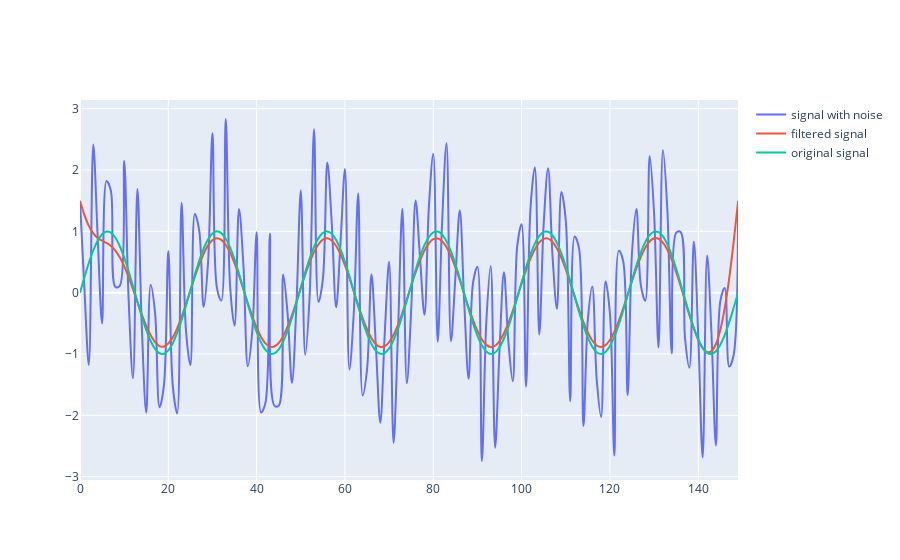

This figure's notebook cell:
### Markdown cell above
Filter Bonus

### Code cell
import numpy as np
from scipy.signal import butter,filtfilt
import plotly.graph_objects as go

# Filter requirements.
T = 5.0         # Sample Period
fs = 30.0       # sample rate, Hz
cutoff = 2      # desired cutoff frequency of the filter, Hz ,      slightly higher than actual 1.2 Hz
nyq = 0.5 * fs  # Nyquist Frequency
order = 2       # sin wave can be approx represented as quadratic
n = int(T * fs) # total number of samples

# sin wave
t = np.linspace(0.0, 5.0, num= 150) # 150 samples evenly spaced
sig = np.sin(1.2*2*np.pi*t)

# Lets add some noise
noise = 1.5*np.cos(9*2*np.pi*t) + 0.5*np.sin(12.0*2*np.pi*t)
data = sig + noise

def butter_lowpass_filter(data, cutoff, fs, order):
    normal_cutoff = cutoff / nyq
    # Get the filter coefficients 
    b, a = butter(order, normal_cutoff, btype='low', analog=False)
    y = filtfilt(b, a, data)
    return y
    # Filter the data, and plot both the original and filtered signals.
y = butter_lowpass_filter(data, cutoff, fs, order)
fig = go.Figure()
fig.add_trace(go.Scatter(
            y = data,
            line =  dict(shape =  'spline' ),
            name = 'signal with noise'
            ))
fig.add_trace(go.Scatter(
            y = y,
            line =  dict(shape =  'spline' ),
            name = 'filtered signal'
            ))
fig.add_trace(go.Scatter(
            y = sig,
            line =  dict(shape =  'spline' ),
            name = 'original signal'
            ))
fig.show()

### Figure 1 — Plotly figure (JSON) as saved in the notebook; plotly's stock layout.template omitted (floating-point values rounded to 4 significant figures; data arrays with more than 128 entries replaced by an {"elided": "..."} marker saying what was removed)
{"data": [{"line": {"shape": "spline"}, "name": "signal with noise", "type": "scatter", "y": {"elided": "150 float values"}}, {"line": {"shape": "spline"}, "name": "filtered signal", "type": "scatter", "y": {"elided": "150 float values"}}, {"line": {"shape": "spline"}, "name": "original signal", "type": "scatter", "y": {"elided": "150 float values"}}], "layout": {}}
